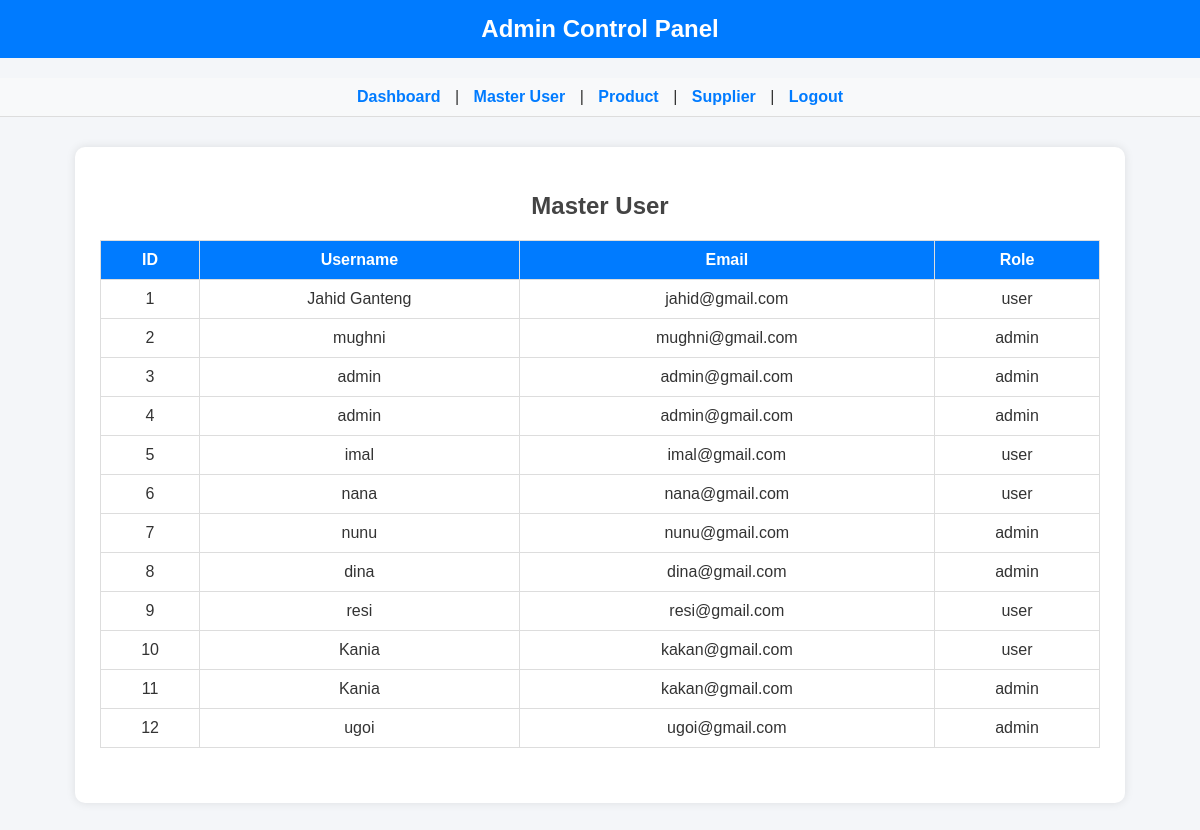
Page /dashboard_admin.php?page=users (signed in) on the committed database.
### tables this page shows
CREATE TABLE `users` (
  `id` int(11) NOT NULL,
  `username` varchar(50) NOT NULL,
  `foto` varchar(255) DEFAULT NULL,
  `email` varchar(100) DEFAULT NULL,
  `password` varchar(255) NOT NULL,
  `role` varchar(20) DEFAULT NULL
);

### dashboard_admin.php (the view, shortened to what this page needs)
<?php
include 'koneksi.php';
$username = $_SESSION['username'];
$page = isset($_GET['page']) ? $_GET['page'] : 'dashboard';
?>
<!DOCTYPE html>
<html lang="en">
<head>
    <link rel="stylesheet" href="style.css">
</head>
<body>
<div class="site-title">Admin Control Panel</div>
<nav>
    <a href="?page=dashboard">Dashboard</a> |
    <a href="?page=users">Master User</a> |
    <a href="?page=product">Product</a> |
    <a href="supplier.php">Supplier</a> |
    <a href="logout.php">Logout</a>
</nav>
<div class="container">
<?php
if ($page == 'dashboard') {
    echo "<h2>Dashboard</h2>";
    echo "<p>Selamat datang kembali, <b>$username</b> 👑</p>";
}
elseif ($page == 'users') {
    echo "<h2>Master User</h2>";
    $queryUser = mysqli_query($conn, "SELECT * FROM users");
    echo "<table>
            <tr>
                <th>ID</th>
                <th>Username</th>
                <th>Email</th>
                <th>Role</th>
            </tr>";
    while ($user = mysqli_fetch_assoc($queryUser)) {
        echo "<tr>
                <td>{$user['id']}</td>
                <td>{$user['username']}</td>
                <td>{$user['email']}</td>
                <td>{$user['role']}</td>
              </tr>";
    }
    echo "</table>";
}
else {
    echo "<p>Halaman tidak ditemukan 🚫</p>";
}
?>
</div>
</body>
</html>

### style.css (style rules this page uses)
body { font-family: Arial, Helvetica, sans-serif; background: #f4f6f9; margin: 0; padding: 0; color: #333; }
.container { width: 400px; margin: 60px auto; background: #fff; padding: 25px; border-radius: 12px; box-shadow: 0 4px 12px rgba(0,0,0,0.1); }
h1, h2 { text-align: center; color: #444; }
nav { background: #007BFF; padding: 12px; text-align: center; }
nav a { color: #fff; text-decoration: none; margin: 0 15px; font-weight: bold; }

### dashboard_admin.php (style rules this page uses)
body { font-family: Arial, sans-serif; background: #f4f6f9; margin:0; padding:0; }
.site-title { background: #007BFF; text-align:center; padding:15px 0; font-size:24px; font-weight:bold; color:white; margin-bottom:20px; }
nav { background:#f8f9fa; padding:10px; text-align:center; border-bottom:1px solid #ddd; }
nav a { color:#007BFF; text-decoration:none; margin:0 10px; font-weight:bold; }
.container { width:90%; max-width:1000px; background:#fff; margin:30px auto; padding:25px; border-radius:10px; box-shadow:0 0 10px rgba(0,0,0,0.1); }
table { width:100%; border-collapse:collapse; margin-top:10px; margin-bottom:30px; }
th, td { padding:10px; border:1px solid #ddd; text-align:center; }
th { background-color:#007BFF; color:white; }

### rows in the picture
users: id "1", username "Jahid Ganteng", email "jahid@gmail.com", role "user"
users: id "2", username "mughni", email "mughni@gmail.com", role "admin"
users: id "3", username "admin", email "admin@gmail.com", role "admin"
users: id "4", username "admin", email "admin@gmail.com", role "admin"
users: id "5", username "imal", email "imal@gmail.com", role "user"
users: id "6", username "nana", email "nana@gmail.com", role "user"
users: id "7", username "nunu", email "nunu@gmail.com", role "admin"
users: id "8", username "dina", email "dina@gmail.com", role "admin"
users: id "9", username "resi", email "resi@gmail.com", role "user"
users: id "10", username "Kania", email "kakan@gmail.com", role "user"
users: id "11", username "Kania", email "kakan@gmail.com", role "admin"
users: id "12", username "ugoi", email "ugoi@gmail.com", role "admin"
